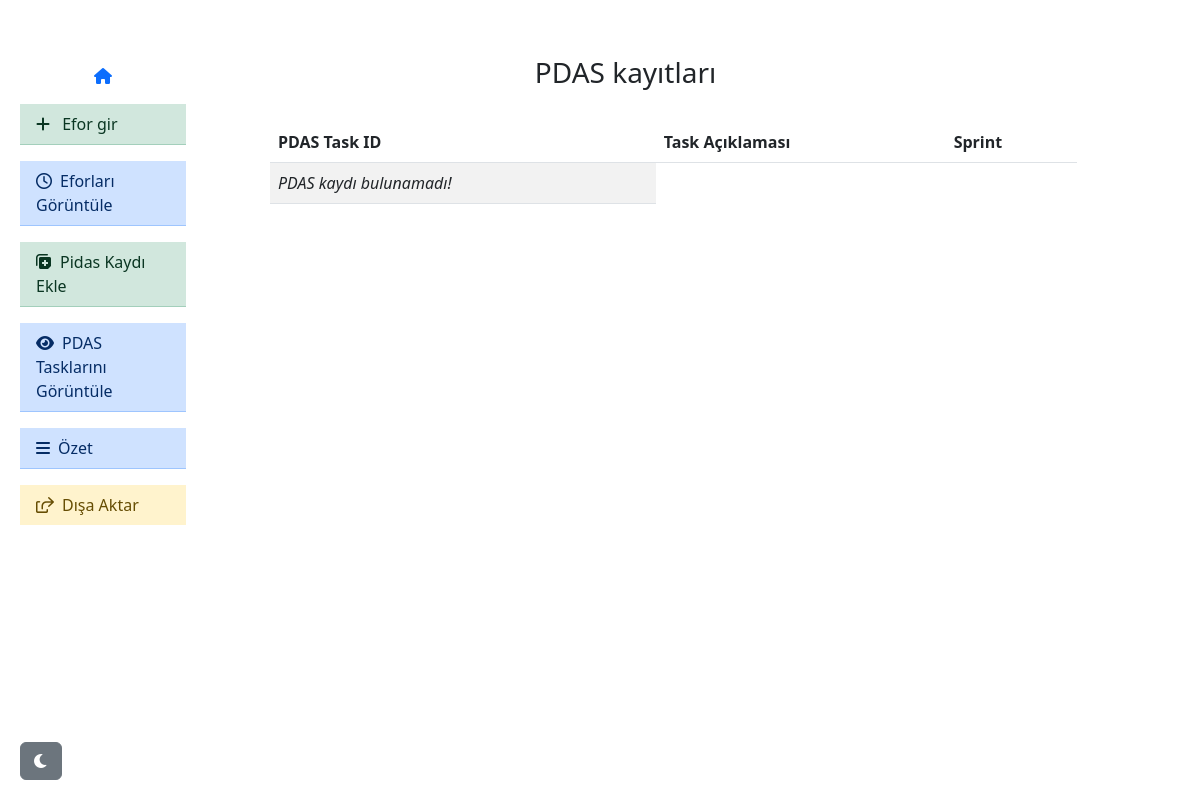
The page /show_pdas_items on the database as committed earlier.
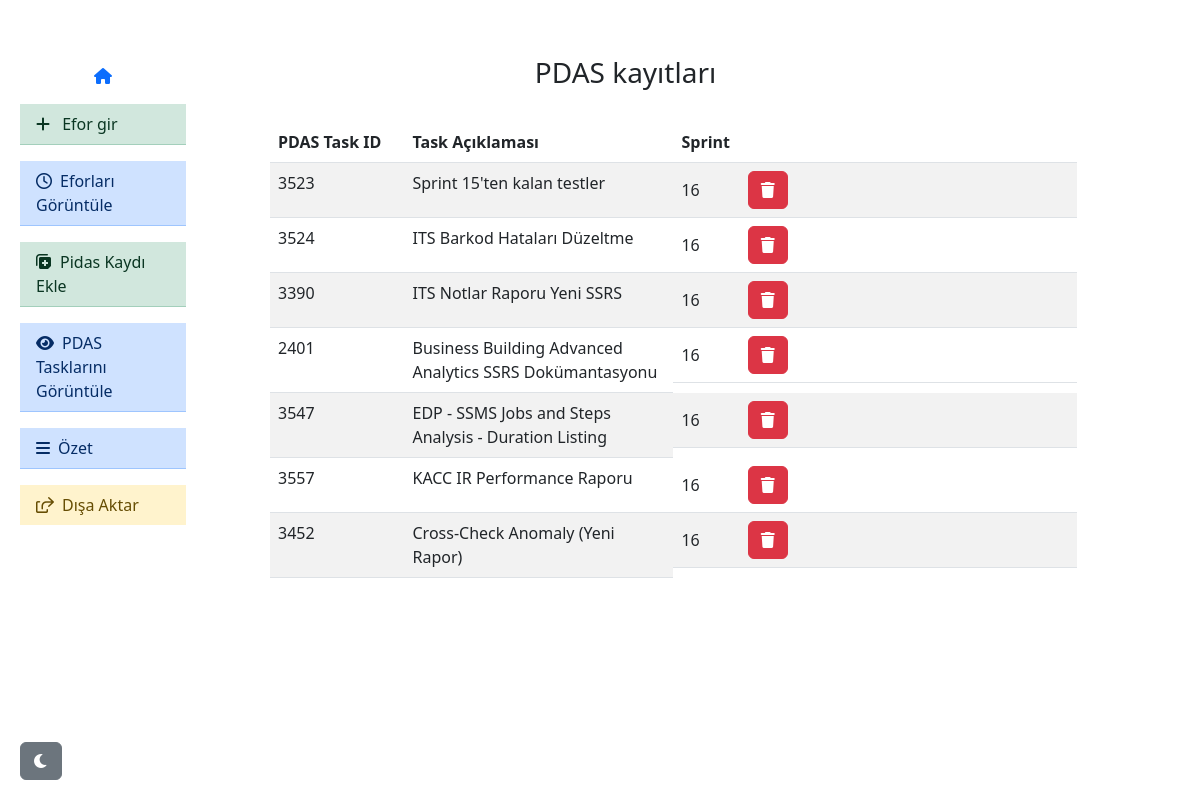
The same page on the database as committed later.
### tables this page shows
CREATE TABLE pdas (
                    id INTEGER PRIMARY KEY AUTOINCREMENT,
                    pdas_task_id TEXT,
                    pdas_task_aciklama TEXT,
                    bagli_sprint TEXT
                );

### app.py (the view)
@app.route('/show_pdas_items')
def show_pdas_items():
    conn = sqlite3.connect('daily_log.db')
    c = conn.cursor()
    c.execute('SELECT * FROM pdas')
    pdas_logs = c.fetchall()
    conn.close()
    return render_template('show_pdas.html', logs=pdas_logs)

### templates/show_pdas.html (shortened to what this page needs)
{% extends 'base.html' %}
{% block content %}
<div class="container d-flex justify-content-center mt-2 mb-3">
    <h3>PDAS kayıtları</h3>
</div>
<div class="container d-flex ms-5 mt-4">
    {% if not logs  %}
    <table class="table table-striped">
        <thead>
            <tr class="satir">
                <th scope="col-2">PDAS Task ID</th>
                <th scope="col-4">Task Açıklaması</th>
                <th scope="col">Sprint</th>
            </tr>
        </thead>
        <tbody>
            <tr class="satir">
                <td class="col fs4 fst-italic">PDAS kaydı bulunamadı!</td>
            </tr>
        </tbody>
    </table>
    {% else %}
    <table class="table table-striped">
        <thead>
            <tr class="satir">
                <th scope="col-2">PDAS Task ID</th>
                <th scope="col-4">Task Açıklaması</th>
                <th scope="col">Sprint</th>
            </tr>
        </thead>
    <tbody>
        {% for log in logs %}
        <tr class="satir">
            <td class="col-2">{{ log[1] }}</td>
            <td class="col-4">{{ log[2] }}</td>
            <td class="col d-flex align-items-center">{{ log[3] }}
                <button type="button" class="btn btn-danger btn-xs delete-btn ms-5" data-task-id="{{ log[1] }}">
                    <i class="fa-solid fa-trash"></i>
                </button>
            </td>
        </tr>
        {% endfor %}
    </tbody>
</table>
    {% endif %}
</div>
{% endblock %}

Rows that differ between the two databases and show on the page:
added pdas: pdas_task "3523", pdas_task_aciklama "Sprint 15'ten kalan testler", bagli_sprint "16"
added pdas: pdas_task "3524", pdas_task_aciklama "ITS Barkod Hataları Düzeltme", bagli_sprint "16"
added pdas: pdas_task "3390", pdas_task_aciklama "ITS Notlar Raporu Yeni SSRS", bagli_sprint "16"
added pdas: pdas_task "2401", pdas_task_aciklama "Business Building Advanced Analytics SSRS Dokümantasyonu", bagli_sprint "16"
added pdas: pdas_task "3547", pdas_task_aciklama "EDP - SSMS Jobs and Steps Analysis - Duration Listing", bagli_sprint "16"
added pdas: pdas_task "3557", pdas_task_aciklama "KACC IR Performance Raporu", bagli_sprint "16"
added pdas: pdas_task "3452", pdas_task_aciklama "Cross-Check Anomaly (Yeni Rapor)", bagli_sprint "16"
Other text that changed with them:
text no longer shown: "PDAS kaydı bulunamadı!"
